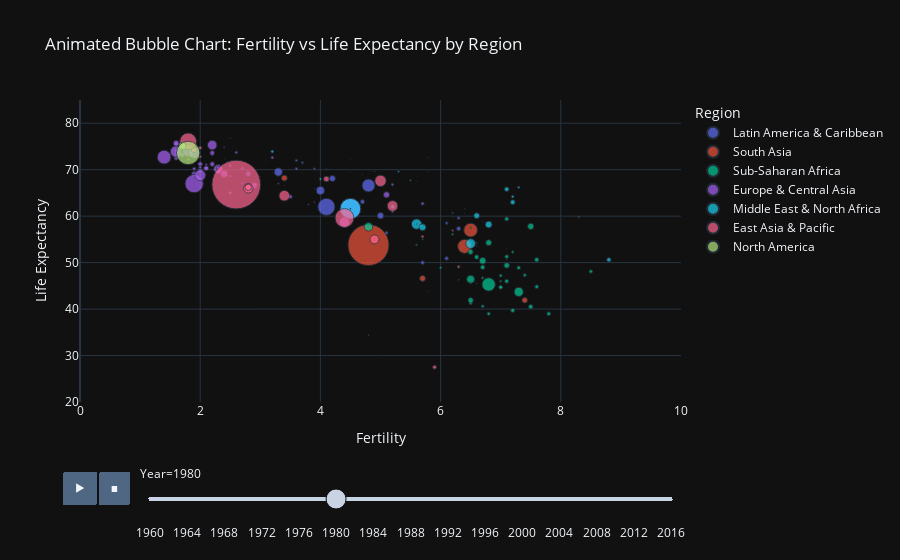

The notebook cell this image was saved under:
### Code cell
fig = px.scatter(final_data,
                 x='Fertility Rate',
                 y='Life Expectancy',
                 size='Country Population',
                 color='Region',
                 hover_name='Country Code',
                 animation_frame='Year',
                 animation_group='Country Code',
                 template='plotly_dark',
                 size_max=95,
                 range_x=[0, 10],
                 range_y=[20, 85],
                 title='Animated Bubble Chart: Fertility vs Life Expectancy by Region',
                 labels={'Fertility': 'Fertility', 'Life Expectancy': 'Life Expectancy', 'Population': 'Population', 'Region': 'Region', 'Country Code': 'Country Code'})

fig.update_layout(
    xaxis_title='Fertility',
    yaxis_title='Life Expectancy',
    legend_title='Region',
    hoverlabel=dict(
        bgcolor='white',
        font_size=12,
        font_family='Arial, sans-serif'))

fig.show()

### Figure 1 — Plotly figure (JSON) as saved in the notebook; plotly's stock layout.template omitted (floating-point values rounded to 4 significant figures)
{"data": [{"hovertemplate": "<b>%{hovertext}</b><br><br>Region=Latin America & Caribbean<br>Year=1980<br>Fertility Rate=%{x}<br>Life Expectancy=%{y}<br>Country Population=%{marker.size}<extra></extra>", "hovertext": ["ABW", "ARG", "ATG", "BHS", "BLZ", "BOL", "BRA", "BRB", "CHL", "COL", "CRI", "CUB", "CUW", "CYM", "DMA", "DOM", "ECU", "GRD", "GTM", "GUY", "HND", "HTI", "JAM", "KNA", "LCA", "MAF", "MEX", "NIC", "PAN", "PER", "PRI", "PRY", "SLV", "SUR", "SXM", "TCA", "TTO", "URY", "VCT", "VEN", "VGB", "VIR"], "ids": ["ABW", "ARG", "ATG", "BHS", "BLZ", "BOL", "BRA", "BRB", "CHL", "COL", "CRI", "CUB", "CUW", "CYM", "DMA", "DOM", "ECU", "GRD", "GTM", "GUY", "HND", "HTI", "JAM", "KNA", "LCA", "MAF", "MEX", "NIC", "PAN", "PER", "PRI", "PRY", "SLV", "SUR", "SXM", "TCA", "TTO", "URY", "VCT", "VEN", "VGB", "VIR"], "legendgroup": "Latin America & Caribbean", "marker": {"color": "#636efa", "size": [60096, 28105888, 73442, 210661, 144155, 5589575, 121159761, 252194, 11266226, 27737900, 2389310, 9835177, 148041, 16162, 75314, 5809269, 7976445, 89005, 7283459, 780153, 3678286, 5688836, 2163045, 43210, 117987, 7580, 69360871, 3249910, 1978578, 17359120, 3206000, 3180630, 4580704, 362777, 175800000.0, 7519, 1085308, 2915778, 100505, 15343916, 11002, 99636], "sizemode": "area", "sizeref": 824800.0, "symbol": "circle"}, "mode": "markers", "name": "Latin America & Caribbean", "orientation": "v", "showlegend": true, "type": "scatter", "x": [2.4, 3.3, 2.1, 3, 5.8, 5.7, 4.1, 2, 2.8, 4, 3.6, 1.9, 4.5, 4.5, 4.5, 4.4, 4.7, 4.3, 6.3, 3.8, 6.3, 6.1, 3.7, 4.5, 4.7, 4.5, 4.8, 6.1, 3.9, 5, 2.6, 5.2, 5.1, 3.9, 4.5, 4.5, 3.3, 2.7, 4, 4.2, 4.5, 3.1], "xaxis": "x", "y": [72.3, 69.5, 68.9, 68.5, 69.6, 50, 62, 68.7, 69.1, 65.5, 72, 73.8, 61.6, 61.6, 61.6, 63, 63.1, 66.6, 57.3, 62.5, 59.6, 50.9, 71.5, 61.6, 68.9, 61.6, 66.6, 58.5, 70.2, 60.1, 73.7, 66.8, 56.4, 65.9, 61.6, 61.6, 67, 70.3, 67.5, 68.1, 61.6, 71.7], "yaxis": "y"}, {"hovertemplate": "<b>%{hovertext}</b><br><br>Region=South Asia<br>Year=1980<br>Fertility Rate=%{x}<br>Life Expectancy=%{y}<br>Country Population=%{marker.size}<extra></extra>", "hovertext": ["AFG", "BGD", "BTN", "IND", "LKA", "MDV", "NPL", "PAK"], "ids": ["AFG", "BGD", "BTN", "IND", "LKA", "MDV", "NPL", "PAK"], "legendgroup": "South Asia", "marker": {"color": "#EF553B", "size": [13248370, 81470860, 409172, 696783517, 15035856, 158385, 14902163, 78068144], "sizemode": "area", "sizeref": 824800.0, "symbol": "circle"}, "mode": "markers", "name": "South Asia", "orientation": "v", "showlegend": true, "type": "scatter", "x": [7.4, 6.4, 6.6, 4.8, 3.4, 7.1, 5.7, 6.5], "xaxis": "x", "y": [41.9, 53.5, 45.5, 53.8, 68.2, 53.1, 46.6, 57], "yaxis": "y"}, {"hovertemplate": "<b>%{hovertext}</b><br><br>Region=Sub-Saharan Africa<br>Year=1980<br>Fertility Rate=%{x}<br>Life Expectancy=%{y}<br>Country Population=%{marker.size}<extra></extra>", "hovertext": ["AGO", "BDI", "BEN", "BFA", "BWA", "CAF", "CIV", "CMR", "COD", "COG", "COM", "CPV", "ERI", "ETH", "GAB", "GHA", "GIN", "GMB", "GNB", "GNQ", "KEN", "LBR", "LSO", "MDG", "MLI", "MOZ", "MRT", "MUS", "MWI", "NAM", "NER", "NGA", "RWA", "SDN", "SEN", "SLE", "SOM", "SSD", "STP", "SWZ", "SYC", "TCD", "TGO", "TZA", "UGA", "ZAF", "ZMB", "ZWE"], "ids": ["AGO", "BDI", "BEN", "BFA", "BWA", "CAF", "CIV", "CMR", "COD", "COG", "COM", "CPV", "ERI", "ETH", "GAB", "GHA", "GIN", "GMB", "GNB", "GNQ", "KEN", "LBR", "LSO", "MDG", "MLI", "MOZ", "MRT", "MUS", "MWI", "NAM", "NER", "NGA", "RWA", "SDN", "SEN", "SLE", "SOM", "SSD", "STP", "SWZ", "SYC", "TCD", "TGO", "TZA", "UGA", "ZAF", "ZMB", "ZWE"], "legendgroup": "Sub-Saharan Africa", "marker": {"color": "#00cc96", "size": [8929900, 4116817, 3717165, 6822843, 1001158, 2279821, 8293675, 8618354, 26357462, 1839935, 307829, 286657, 2385540, 35264898, 729159, 10802028, 4511902, 604369, 800854, 255325, 16268990, 1888314, 1310118, 8716553, 7090126, 11848331, 1534085, 966039, 6163080, 1012672, 5988904, 73460724, 5140716, 14507468, 5592646, 3365441, 6359126, 4705224, 94949, 603372, 63261, 4512042, 2720839, 18683157, 12549540, 29760471, 5889230, 7164172], "sizemode": "area", "sizeref": 824800.0, "symbol": "circle"}, "mode": "markers", "name": "Sub-Saharan Africa", "orientation": "v", "showlegend": true, "type": "scatter", "x": [7.5, 7.4, 7, 7.1, 6.2, 6, 7.6, 6.6, 6.5, 6.2, 7.1, 6.4, 6.7, 7.3, 5.7, 6.5, 6.5, 6.3, 6.5, 5.8, 7.5, 7, 5.6, 6.7, 7.2, 6.5, 6.5, 2.7, 7.6, 6.5, 7.8, 6.8, 8.5, 6.8, 7.3, 6.7, 7, 6.8, 6.4, 6.6, 4.5, 7, 7.2, 6.7, 7.1, 4.8, 7.1, 7.1], "xaxis": "x", "y": [40.5, 47.3, 47.2, 46, 60.7, 48.9, 50.6, 51.2, 46.4, 56.1, 50.6, 61.7, 46.7, 43.7, 55, 52.3, 41.3, 46.3, 45.6, 43.8, 57.8, 46, 53.8, 49, 39.7, 41.9, 54.3, 67, 44.8, 57.5, 39, 45.3, 48.1, 54.3, 48.9, 40.6, 44.7, 39, 60.6, 54.3, 69.6, 44.7, 52.3, 50.4, 49.4, 57.7, 51.3, 59.4], "yaxis": "y"}, {"hovertemplate": "<b>%{hovertext}</b><br><br>Region=Europe & Central Asia<br>Year=1980<br>Fertility Rate=%{x}<br>Life Expectancy=%{y}<br>Country Population=%{marker.size}<extra></extra>", "hovertext": ["ALB", "AND", "ARM", "AUT", "AZE", "BEL", "BGR", "BIH", "BLR", "CHE", "CHI", "CYP", "CZE", "DEU", "DNK", "ESP", "EST", "FIN", "FRA", "FRO", "GBR", "GEO", "GIB", "GRC", "GRL", "HRV", "HUN", "IMN", "IRL", "ISL", "ITA", "KAZ", "KGZ", "LIE", "LTU", "LUX", "LVA", "MCO", "MDA", "MKD", "MNE", "NLD", "NOR", "POL", "PRT", "ROU", "RUS", "SMR", "SRB", "SVK", "SVN", "SWE", "TJK", "TKM", "TUR", "UKR", "UZB", "XKX"], "ids": ["ALB", "AND", "ARM", "AUT", "AZE", "BEL", "BGR", "BIH", "BLR", "CHE", "CHI", "CYP", "CZE", "DEU", "DNK", "ESP", "EST", "FIN", "FRA", "FRO", "GBR", "GEO", "GIB", "GRC", "GRL", "HRV", "HUN", "IMN", "IRL", "ISL", "ITA", "KAZ", "KGZ", "LIE", "LTU", "LUX", "LVA", "MCO", "MDA", "MKD", "MNE", "NLD", "NOR", "POL", "PRT", "ROU", "RUS", "SMR", "SRB", "SVK", "SVN", "SWE", "TJK", "TKM", "TUR", "UKR", "UZB", "XKX"], "legendgroup": "Europe & Central Asia", "marker": {"color": "#ab63fa", "size": [2671997, 36067, 3099751, 7549433, 6150738, 9859242, 8861535, 4179855, 9643000, 6319408, 128212, 685406, 10304193, 78288576, 5123027, 37491165, 1477219, 4779535, 55340782, 43514, 56314216, 4467700, 30272, 9642505, 50200, 4588000, 10711122, 63551, 3412800, 228138, 56433883, 14518924, 3617400, 25866, 3413202, 364150, 2511701, 26745, 3396000, 1924197, 572608, 14149800, 4085620, 35574150, 9766312, 22242653, 139010000, 21361, 175800000.0, 4979815, 1901315, 8310531, 3905413, 2876808, 43975921, 49968812, 15939744, 1521000], "sizemode": "area", "sizeref": 824800.0, "symbol": "circle"}, "mode": "markers", "name": "Europe & Central Asia", "orientation": "v", "showlegend": true, "type": "scatter", "x": [3.6, 4.5, 2.5, 1.6, 3.5, 1.7, 2, 2.1, 2, 1.6, 1.5, 2.4, 2.1, 1.4, 1.6, 2.2, 2, 1.6, 1.8, 2.5, 1.9, 2.3, 4.5, 2.2, 2.4, 1.9, 1.9, 4.5, 3.2, 2.5, 1.6, 2.9, 4.4, 4.5, 2, 1.5, 1.9, 4.5, 2.5, 2.5, 2.2, 1.6, 1.7, 2.3, 2.2, 2.4, 1.9, 4.5, 4.5, 2.3, 2.1, 1.7, 5.7, 5.2, 4.4, 2, 5.1, 4.5], "xaxis": "x", "y": [70.2, 61.6, 70.9, 72.5, 64.2, 73.2, 71.2, 70.4, 69.8, 75.5, 73.4, 74.8, 70.3, 72.7, 74.1, 75.3, 68.9, 73.4, 74.1, 61.6, 73.7, 69.7, 61.6, 73.6, 63.4, 70.2, 69.1, 61.6, 72.6, 76.8, 73.9, 66.6, 62.9, 61.6, 70.5, 72.1, 68.8, 61.6, 65, 68.6, 73.1, 75.7, 75.7, 70.1, 71.2, 69.1, 67, 61.6, 61.6, 70.4, 71.1, 75.7, 62.7, 61, 58.7, 68.8, 64.6, 61.6], "yaxis": "y"}, {"hovertemplate": "<b>%{hovertext}</b><br><br>Region=Middle East & North Africa<br>Year=1980<br>Fertility Rate=%{x}<br>Life Expectancy=%{y}<br>Country Population=%{marker.size}<extra></extra>", "hovertext": ["ARE", "BHR", "DJI", "DZA", "EGY", "IRN", "IRQ", "ISR", "JOR", "KWT", "LBN", "LBY", "MAR", "MLT", "OMN", "PSE", "QAT", "SAU", "SYR", "TUN", "YEM"], "ids": ["ARE", "BHR", "DJI", "DZA", "EGY", "IRN", "IRQ", "ISR", "JOR", "KWT", "LBN", "LBY", "MAR", "MLT", "OMN", "PSE", "QAT", "SAU", "SYR", "TUN", "YEM"], "legendgroup": "Middle East & North Africa", "marker": {"color": "#19d3f3", "size": [1042384, 359888, 358960, 19337715, 44099142, 38668220, 13653356, 3878000, 2374422, 1372318, 2605293, 3219466, 20019847, 316645, 1154379, 175800000.0, 223775, 9740599, 8930774, 6368167, 8120497], "sizemode": "area", "sizeref": 824800.0, "symbol": "circle"}, "mode": "markers", "name": "Middle East & North Africa", "orientation": "v", "showlegend": true, "type": "scatter", "x": [5.5, 4.9, 6.6, 6.8, 5.6, 6.5, 6.6, 3.2, 7.3, 5.3, 4, 7.2, 5.7, 2, 8.3, 4.5, 5.8, 7.2, 7.1, 5.2, 8.8], "xaxis": "x", "y": [67.7, 69.6, 53.6, 58.2, 58.3, 54.1, 60.1, 73.9, 66.2, 69.6, 68, 64.2, 57.6, 73.8, 59.8, 61.6, 72.6, 63, 65.8, 62, 50.6], "yaxis": "y"}, {"hovertemplate": "<b>%{hovertext}</b><br><br>Region=East Asia & Pacific<br>Year=1980<br>Fertility Rate=%{x}<br>Life Expectancy=%{y}<br>Country Population=%{marker.size}<extra></extra>", "hovertext": ["ASM", "AUS", "BRN", "CHN", "FJI", "FSM", "GUM", "HKG", "IDN", "JPN", "KHM", "KIR", "KOR", "LAO", "MAC", "MHL", "MMR", "MNG", "MNP", "MYS", "NCL", "NRU", "NZL", "PHL", "PLW", "PNG", "PRK", "PYF", "SGP", "SLB", "THA", "TLS", "TON", "TUV", "VNM", "VUT", "WSM"], "ids": ["ASM", "AUS", "BRN", "CHN", "FJI", "FSM", "GUM", "HKG", "IDN", "JPN", "KHM", "KIR", "KOR", "LAO", "MAC", "MHL", "MMR", "MNG", "MNP", "MYS", "NCL", "NRU", "NZL", "PHL", "PLW", "PNG", "PRK", "PYF", "SGP", "SLB", "THA", "TLS", "TON", "TUV", "VNM", "VUT", "WSM"], "legendgroup": "East Asia & Pacific", "marker": {"color": "#FF6692", "size": [32457, 14692000, 193949, 981235000, 635255, 72964, 104133, 5063100, 147490365, 116782000, 6692107, 59339, 38123775, 3258144, 238118, 30576, 33369712, 1689622, 16920, 13798125, 140050, 7488, 3112900, 47396968, 12194, 3304473, 17472140, 151708, 2413945, 230607, 47385323, 587563, 93007, 8052, 54372514, 115632, 155557], "sizemode": "area", "sizeref": 824800.0, "symbol": "circle"}, "mode": "markers", "name": "East Asia & Pacific", "orientation": "v", "showlegend": true, "type": "scatter", "x": [4.5, 1.9, 4.1, 2.6, 3.9, 6.2, 3.2, 2, 4.4, 1.8, 5.9, 5.1, 2.8, 6.3, 1.7, 4.5, 4.9, 6.2, 4.5, 4.1, 3.4, 4.5, 2, 5.2, 4.5, 5.7, 2.8, 4, 1.8, 6.7, 3.4, 4.8, 5.6, 4.5, 5, 5.6, 6.2], "xaxis": "x", "y": [61.6, 74.3, 70.2, 66.8, 63, 65.2, 69.3, 74.7, 59.6, 76.1, 27.5, 56.9, 66, 49.1, 74, 61.6, 55, 56.9, 61.6, 68, 66.6, 61.6, 72.8, 62.2, 61.6, 55.6, 66.2, 64.6, 72.2, 58.8, 64.4, 34.4, 67.5, 61.6, 67.6, 58.3, 59.8], "yaxis": "y"}, {"hovertemplate": "<b>%{hovertext}</b><br><br>Region=North America<br>Year=1980<br>Fertility Rate=%{x}<br>Life Expectancy=%{y}<br>Country Population=%{marker.size}<extra></extra>", "hovertext": ["BMU", "CAN", "USA"], "ids": ["BMU", "CAN", "USA"], "legendgroup": "North America", "marker": {"color": "#B6E880", "size": [54670, 24593000, 227225000], "sizemode": "area", "sizeref": 824800.0, "symbol": "circle"}, "mode": "markers", "name": "North America", "orientation": "v", "showlegend": true, "type": "scatter", "x": [4.5, 1.7, 1.8], "xaxis": "x", "y": [72.3, 75.1, 73.6], "yaxis": "y"}], "layout": {"autosize": true, "hoverlabel": {"bgcolor": "white", "font": {"family": "Arial, sans-serif", "size": 12}}, "legend": {"itemsizing": "constant", "title": {"text": "Region"}, "tracegroupgap": 0}, "sliders": [{"active": 20, "currentvalue": {"prefix": "Year="}, "len": 0.9, "pad": {"b": 10, "t": 60}, "steps": [{"args": [["1960"], {"frame": {"duration": 0, "redraw": false}, "fromcurrent": true, "mode": "immediate", "transition": {"duration": 0, "easing": "linear"}}], "label": "1960", "method": "animate"}, {"args": [["1961"], {"frame": {"duration": 0, "redraw": false}, "fromcurrent": true, "mode": "immediate", "transition": {"duration": 0, "easing": "linear"}}], "label": "1961", "method": "animate"}, {"args": [["1962"], {"frame": {"duration": 0, "redraw": false}, "fromcurrent": true, "mode": "immediate", "transition": {"duration": 0, "easing": "linear"}}], "label": "1962", "method": "animate"}, {"args": [["1963"], {"frame": {"duration": 0, "redraw": false}, "fromcurrent": true, "mode": "immediate", "transition": {"duration": 0, "easing": "linear"}}], "label": "1963", "method": "animate"}, {"args": [["1964"], {"frame": {"duration": 0, "redraw": false}, "fromcurrent": true, "mode": "immediate", "transition": {"duration": 0, "easing": "linear"}}], "label": "1964", "method": "animate"}, {"args": [["1965"], {"frame": {"duration": 0, "redraw": false}, "fromcurrent": true, "mode": "immediate", "transition": {"duration": 0, "easing": "linear"}}], "label": "1965", "method": "animate"}, {"args": [["1966"], {"frame": {"duration": 0, "redraw": false}, "fromcurrent": true, "mode": "immediate", "transition": {"duration": 0, "easing": "linear"}}], "label": "1966", "method": "animate"}, {"args": [["1967"], {"frame": {"duration": 0, "redraw": false}, "fromcurrent": true, "mode": "immediate", "transition": {"duration": 0, "easing": "linear"}}], "label": "1967", "method": "animate"}, {"args": [["1968"], {"frame": {"duration": 0, "redraw": false}, "fromcurrent": true, "mode": "immediate", "transition": {"duration": 0, "easing": "linear"}}], "label": "1968", "method": "animate"}, {"args": [["1969"], {"frame": {"duration": 0, "redraw": false}, "fromcurrent": true, "mode": "immediate", "transition": {"duration": 0, "easing": "linear"}}], "label": "1969", "method": "animate"}, {"args": [["1970"], {"frame": {"duration": 0, "redraw": false}, "fromcurrent": true, "mode": "immediate", "transition": {"duration": 0, "easing": "linear"}}], "label": "1970", "method": "animate"}, {"args": [["1971"], {"frame": {"duration": 0, "redraw": false}, "fromcurrent": true, "mode": "immediate", "transition": {"duration": 0, "easing": "linear"}}], "label": "1971", "method": "animate"}, {"args": [["1972"], {"frame": {"duration": 0, "redraw": false}, "fromcurrent": true, "mode": "immediate", "transition": {"duration": 0, "easing": "linear"}}], "label": "1972", "method": "animate"}, {"args": [["1973"], {"frame": {"duration": 0, "redraw": false}, "fromcurrent": true, "mode": "immediate", "transition": {"duration": 0, "easing": "linear"}}], "label": "1973", "method": "animate"}, {"args": [["1974"], {"frame": {"duration": 0, "redraw": false}, "fromcurrent": true, "mode": "immediate", "transition": {"duration": 0, "easing": "linear"}}], "label": "1974", "method": "animate"}, {"args": [["1975"], {"frame": {"duration": 0, "redraw": false}, "fromcurrent": true, "mode": "immediate", "transition": {"duration": 0, "easing": "linear"}}], "label": "1975", "method": "animate"}, {"args": [["1976"], {"frame": {"duration": 0, "redraw": false}, "fromcurrent": true, "mode": "immediate", "transition": {"duration": 0, "easing": "linear"}}], "label": "1976", "method": "animate"}, {"args": [["1977"], {"frame": {"duration": 0, "redraw": false}, "fromcurrent": true, "mode": "immediate", "transition": {"duration": 0, "easing": "linear"}}], "label": "1977", "method": "animate"}, {"args": [["1978"], {"frame": {"duration": 0, "redraw": false}, "fromcurrent": true, "mode": "immediate", "transition": {"duration": 0, "easing": "linear"}}], "label": "1978", "method": "animate"}, {"args": [["1979"], {"frame": {"duration": 0, "redraw": false}, "fromcurrent": true, "mode": "immediate", "transition": {"duration": 0, "easing": "linear"}}], "label": "1979", "method": "animate"}, {"args": [["1980"], {"frame": {"duration": 0, "redraw": false}, "fromcurrent": true, "mode": "immediate", "transition": {"duration": 0, "easing": "linear"}}], "label": "1980", "method": "animate"}, {"args": [["1981"], {"frame": {"duration": 0, "redraw": false}, "fromcurrent": true, "mode": "immediate", "transition": {"duration": 0, "easing": "linear"}}], "label": "1981", "method": "animate"}, {"args": [["1982"], {"frame": {"duration": 0, "redraw": false}, "fromcurrent": true, "mode": "immediate", "transition": {"duration": 0, "easing": "linear"}}], "label": "1982", "method": "animate"}, {"args": [["1983"], {"frame": {"duration": 0, "redraw": false}, "fromcurrent": true, "mode": "immediate", "transition": {"duration": 0, "easing": "linear"}}], "label": "1983", "method": "animate"}, {"args": [["1984"], {"frame": {"duration": 0, "redraw": false}, "fromcurrent": true, "mode": "immediate", "transition": {"duration": 0, "easing": "linear"}}], "label": "1984", "method": "animate"}, {"args": [["1985"], {"frame": {"duration": 0, "redraw": false}, "fromcurrent": true, "mode": "immediate", "transition": {"duration": 0, "easing": "linear"}}], "label": "1985", "method": "animate"}, {"args": [["1986"], {"frame": {"duration": 0, "redraw": false}, "fromcurrent": true, "mode": "immediate", "transition": {"duration": 0, "easing": "linear"}}], "label": "1986", "method": "animate"}, {"args": [["1987"], {"frame": {"duration": 0, "redraw": false}, "fromcurrent": true, "mode": "immediate", "transition": {"duration": 0, "easing": "linear"}}], "label": "1987", "method": "animate"}, {"args": [["1988"], {"frame": {"duration": 0, "redraw": false}, "fromcurrent": true, "mode": "immediate", "transition": {"duration": 0, "easing": "linear"}}], "label": "1988", "method": "animate"}, {"args": [["1989"], {"frame": {"duration": 0, "redraw": false}, "fromcurrent": true, "mode": "immediate", "transition": {"duration": 0, "easing": "linear"}}], "label": "1989", "method": "animate"}, {"args": [["1990"], {"frame": {"duration": 0, "redraw": false}, "fromcurrent": true, "mode": "immediate", "transition": {"duration": 0, "easing": "linear"}}], "label": "1990", "method": "animate"}, {"args": [["1991"], {"frame": {"duration": 0, "redraw": false}, "fromcurrent": true, "mode": "immediate", "transition": {"duration": 0, "easing": "linear"}}], "label": "1991", "method": "animate"}, {"args": [["1992"], {"frame": {"duration": 0, "redraw": false}, "fromcurrent": true, "mode": "immediate", "transition": {"duration": 0, "easing": "linear"}}], "label": "1992", "method": "animate"}, {"args": [["1993"], {"frame": {"duration": 0, "redraw": false}, "fromcurrent": true, "mode": "immediate", "transition": {"duration": 0, "easing": "linear"}}], "label": "1993", "method": "animate"}, {"args": [["1994"], {"frame": {"duration": 0, "redraw": false}, "fromcurrent": true, "mode": "immediate", "transition": {"duration": 0, "easing": "linear"}}], "label": "1994", "method": "animate"}, {"args": [["1995"], {"frame": {"duration": 0, "redraw": false}, "fromcurrent": true, "mode": "immediate", "transition": {"duration": 0, "easing": "linear"}}], "label": "1995", "method": "animate"}, {"args": [["1996"], {"frame": {"duration": 0, "redraw": false}, "fromcurrent": true, "mode": "immediate", "transition": {"duration": 0, "easing": "linear"}}], "label": "1996", "method": "animate"}, {"args": [["1997"], {"frame": {"duration": 0, "redraw": false}, "fromcurrent": true, "mode": "immediate", "transition": {"duration": 0, "easing": "linear"}}], "label": "1997", "method": "animate"}, {"args": [["1998"], {"frame": {"duration": 0, "redraw": false}, "fromcurrent": true, "mode": "immediate", "transition": {"duration": 0, "easing": "linear"}}], "label": "1998", "method": "animate"}, {"args": [["1999"], {"frame": {"duration": 0, "redraw": false}, "fromcurrent": true, "mode": "immediate", "transition": {"duration": 0, "easing": "linear"}}], "label": "1999", "method": "animate"}, {"args": [["2000"], {"frame": {"duration": 0, "redraw": false}, "fromcurrent": true, "mode": "immediate", "transition": {"duration": 0, "easing": "linear"}}], "label": "2000", "method": "animate"}, {"args": [["2001"], {"frame": {"duration": 0, "redraw": false}, "fromcurrent": true, "mode": "immediate", "transition": {"duration": 0, "easing": "linear"}}], "label": "2001", "method": "animate"}, {"args": [["2002"], {"frame": {"duration": 0, "redraw": false}, "fromcurrent": true, "mode": "immediate", "transition": {"duration": 0, "easing": "linear"}}], "label": "2002", "method": "animate"}, {"args": [["2003"], {"frame": {"duration": 0, "redraw": false}, "fromcurrent": true, "mode": "immediate", "transition": {"duration": 0, "easing": "linear"}}], "label": "2003", "method": "animate"}, {"args": [["2004"], {"frame": {"duration": 0, "redraw": false}, "fromcurrent": true, "mode": "immediate", "transition": {"duration": 0, "easing": "linear"}}], "label": "2004", "method": "animate"}, {"args": [["2005"], {"frame": {"duration": 0, "redraw": false}, "fromcurrent": true, "mode": "immediate", "transition": {"duration": 0, "easing": "linear"}}], "label": "2005", "method": "animate"}, {"args": [["2006"], {"frame": {"duration": 0, "redraw": false}, "fromcurrent": true, "mode": "immediate", "transition": {"duration": 0, "easing": "linear"}}], "label": "2006", "method": "animate"}, {"args": [["2007"], {"frame": {"duration": 0, "redraw": false}, "fromcurrent": true, "mode": "immediate", "transition": {"duration": 0, "easing": "linear"}}], "label": "2007", "method": "animate"}, {"args": [["2008"], {"frame": {"duration": 0, "redraw": false}, "fromcurrent": true, "mode": "immediate", "transition": {"duration": 0, "easing": "linear"}}], "label": "2008", "method": "animate"}, {"args": [["2009"], {"frame": {"duration": 0, "redraw": false}, "fromcurrent": true, "mode": "immediate", "transition": {"duration": 0, "easing": "linear"}}], "label": "2009", "method": "animate"}, {"args": [["2010"], {"frame": {"duration": 0, "redraw": false}, "fromcurrent": true, "mode": "immediate", "transition": {"duration": 0, "easing": "linear"}}], "label": "2010", "method": "animate"}, {"args": [["2011"], {"frame": {"duration": 0, "redraw": false}, "fromcurrent": true, "mode": "immediate", "transition": {"duration": 0, "easing": "linear"}}], "label": "2011", "method": "animate"}, {"args": [["2012"], {"frame": {"duration": 0, "redraw": false}, "fromcurrent": true, "mode": "immediate", "transition": {"duration": 0, "easing": "linear"}}], "label": "2012", "method": "animate"}, {"args": [["2013"], {"frame": {"duration": 0, "redraw": false}, "fromcurrent": true, "mode": "immediate", "transition": {"duration": 0, "easing": "linear"}}], "label": "2013", "method": "animate"}, {"args": [["2014"], {"frame": {"duration": 0, "redraw": false}, "fromcurrent": true, "mode": "immediate", "transition": {"duration": 0, "easing": "linear"}}], "label": "2014", "method": "animate"}, {"args": [["2015"], {"frame": {"duration": 0, "redraw": false}, "fromcurrent": true, "mode": "immediate", "transition": {"duration": 0, "easing": "linear"}}], "label": "2015", "method": "animate"}, {"args": [["2016"], {"frame": {"duration": 0, "redraw": false}, "fromcurrent": true, "mode": "immediate", "transition": {"duration": 0, "easing": "linear"}}], "label": "2016", "method": "animate"}], "x": 0.1, "xanchor": "left", "y": 0, "yanchor": "top"}], "title": {"text": "Animated Bubble Chart: Fertility vs Life Expectancy by Region"}, "updatemenus": [{"active": 1, "buttons": [{"args": [null, {"frame": {"duration": 500, "redraw": false}, "fromcurrent": true, "mode": "immediate", "transition": {"duration": 500, "easing": "linear"}}], "label": "&#9654;", "method": "animate"}, {"args": [[null], {"frame": {"duration": 0, "redraw": false}, "fromcurrent": true, "mode": "immediate", "transition": {"duration": 0, "easing": "linear"}}], "label": "&#9724;", "method": "animate"}], "direction": "left", "pad": {"r": 10, "t": 70}, "showactive": false, "type": "buttons", "x": 0.1, "xanchor": "right", "y": 0, "yanchor": "top"}], "xaxis": {"anchor": "y", "domain": [0, 1], "range": [0, 10], "title": {"text": "Fertility"}, "type": "linear"}, "yaxis": {"anchor": "x", "domain": [0, 1], "range": [20, 85], "title": {"text": "Life Expectancy"}, "type": "linear"}}}
